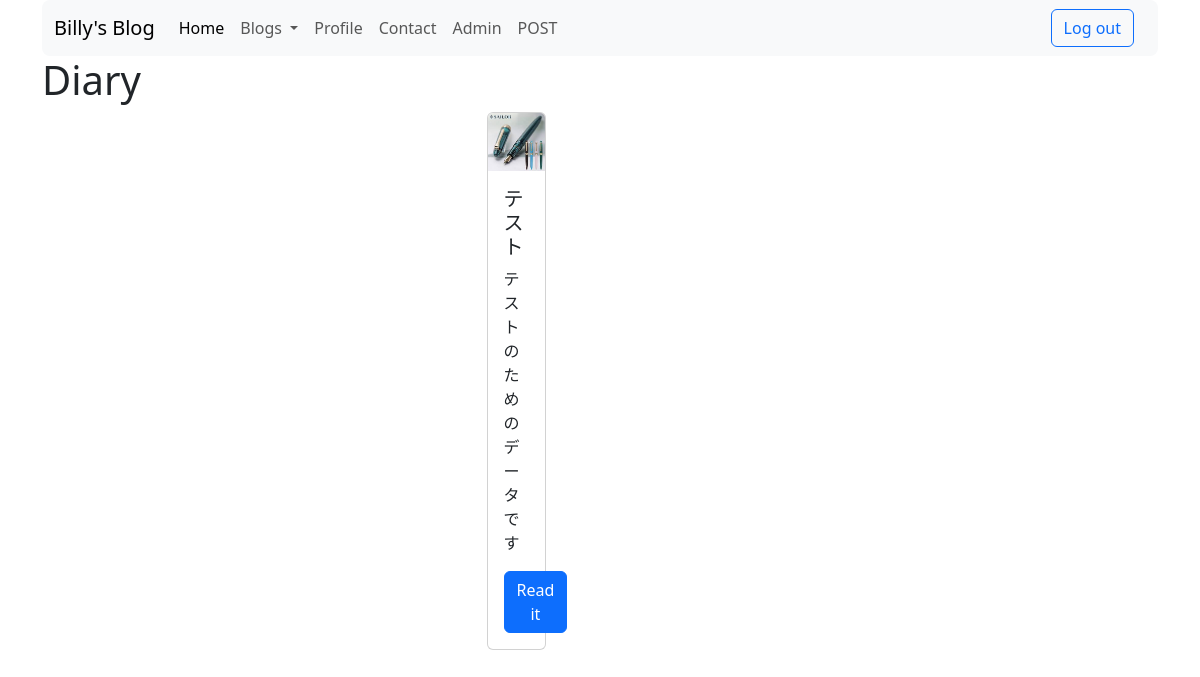
/blogs/1/ (signed in), run on the app's committed database.
### blog_app/models.py (models this page shows, shortened)
class BaseModel(models.Model):
    created_at = models.DateTimeField(auto_now_add=True)
    updated_at = models.DateTimeField(auto_now=True)
    class Meta:
        abstract = True

class Topics(BaseModel):
    genre = models.CharField(max_length=255)
    class Meta:
        ordering = ["-created_at"]

class Articles(BaseModel):
    title = models.CharField(max_length=512)
    genre = models.ForeignKey(Topics,
                              on_delete=models.SET_NULL,
                              related_name='articles',
                              null=True)
    summary = models.CharField(max_length=500)
    limit_reader = models.BooleanField(default=False)
    public = models.BooleanField(default=True)
    reader_cnt = models.IntegerField(default=0)
    def __str__(self):
        return self.title
    class Meta:
        ordering = ['-created_at']

class Images(BaseModel):
    article = models.ForeignKey(Articles,
                                on_delete=models.CASCADE,
                                related_name='images')
    image = models.ImageField(upload_to=article_directory_path,
                              width_field='width',
                              height_field='height')
    width = models.IntegerField(editable=False)
    height = models.IntegerField(editable=False)

### blog_app/views.py (the view)
# urls.py: path('blogs/<int:id>/', BlogListView.as_view(), name='blogs'),
class BlogListView(ListView):
    template_name = 'blog_list.html'
    Model = Articles
    context_object_name = 'articles'
    slug_url_kwarg = 'id'
    def get_queryset(self):
        topic_id = self.kwargs.get(self.slug_url_kwarg)
        article_list = Articles.objects.filter(genre_id=topic_id, public=True).prefetch_related('images',
                                                                                   'videos',
                                                                                   'htmls')
        return article_list
    def get_context_data(self, **kwargs):
        context = super().get_context_data(**kwargs)
        topic_id = self.kwargs.get(self.slug_url_kwarg)
        topic_name = Topics.objects.get(pk=topic_id)
        context['topic'] = topic_name
        return context

### blog_app/context_processors.py (called while the page is built)
def topic_list(request):
    topic_list = cache.get('topics')
    if not topic_list:
        topic_list = Topics.objects.all()
        cache.set('topics', topic_list, 60 * 1)
    return {
        'topics': topic_list,
    }

### templates/blog_list.html (shortened to what this page needs)
{% extends 'base.html' %}
{% block body %}
<div class="container justify-content-start">
  <h1>{{topic.genre}}</h1>
</div>
<div class="container d-flex justify-content-center">
  <div class="row row-cols-1 row-cols-md-3 g-4">
    {% for article in articles %}
    <div class="col">
      <div class="card h-100">
	<img src="{{article.images.first.image.url}}" class="card-img-top" alt="#">
	<div class="card-body">
	  <h5 class="card-title">{{article}}</h5>
	  <p class="card-text">{{article.summary}}</p>
	  <a href="{% url 'blog_app:articles' article_id=article.id %}" class="btn btn-primary">Read it</a>
	</div>
      </div>
    </div>
    {% endfor %}
  </div>
</div>
{% endblock %}

### data on the page
Topics: genre "Diary"
Articles: images.first.image (picture), title "テスト", summary "テストのためのデータです"
